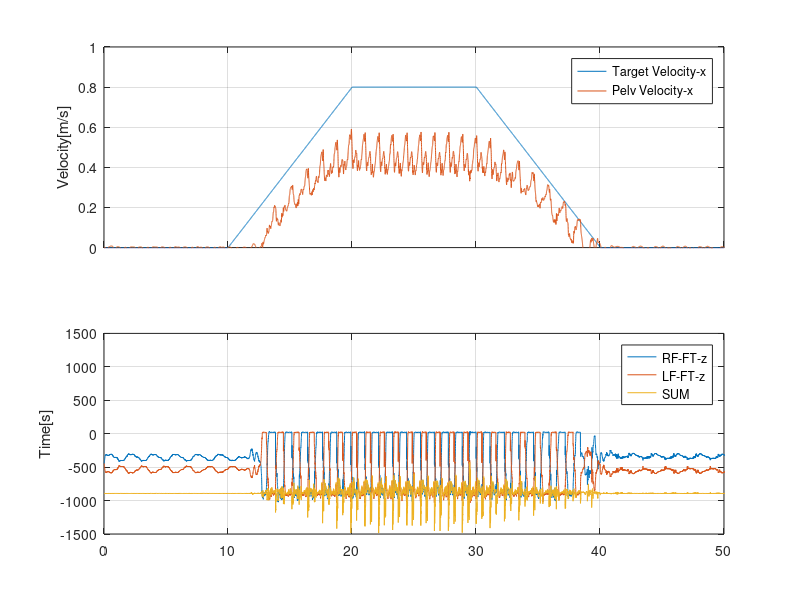

The MATLAB script that drew this image: (Note: this script raises an error after producing the figure.)
clear all
close all
clc

data = load("HK_data.txt");


HA(1) = subplot(2, 1, 1);
plot(data(:,1), data(:,4))
hold on
plot(data(:,1), data(:,5))
grid on
xticklabels(''); 
axis([0 50 0 1])
legend("Target Velocity-x", "Pelv Velocity-x",'Location', 'northeast')
ylabel("Velocity[m/s]")

HA(2) = subplot(2, 1, 2);
plot(data(:,1), data(:,2))
hold on
plot(data(:,1), data(:,3))
plot(data(:,1), data(:,2)+data(:,3))
grid on
axis([0 50 -1500 1500])
legend("RF-FT-z", "LF-FT-z", "SUM", 'Location', 'northeast')
ylabel("Force[N]")
ylabel("Time[s]")

% 
% gapscale = 0; % zero gap
% P = vertcat(HA.Position);
% gap = P(2,1)-(P(1,1)+P(1,3));
% P(1,1) = P(1,1)+gap*(1-gapscale)/2;
% P(2,1) = P(2,1)-gap*(1-gapscale)/2;
% HA(1).Position = P(1,:);
% HA(2).Position = P(2,:);
% HA(2).YTick = [];
gap = -0.1; % zero gap
P = vertcat(HA.Position);
P(2,2) = P(2,2)-gap;
HA(2).Position = P(2,:);